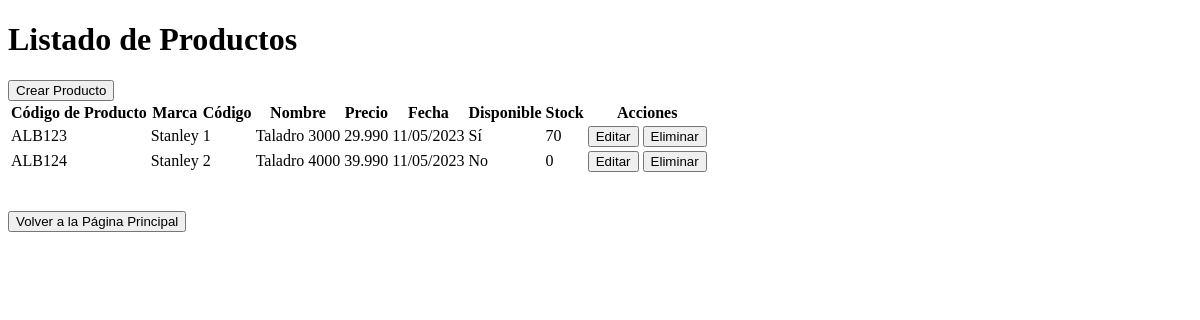
/listar_productos/, run on an earlier commit of the app's database.
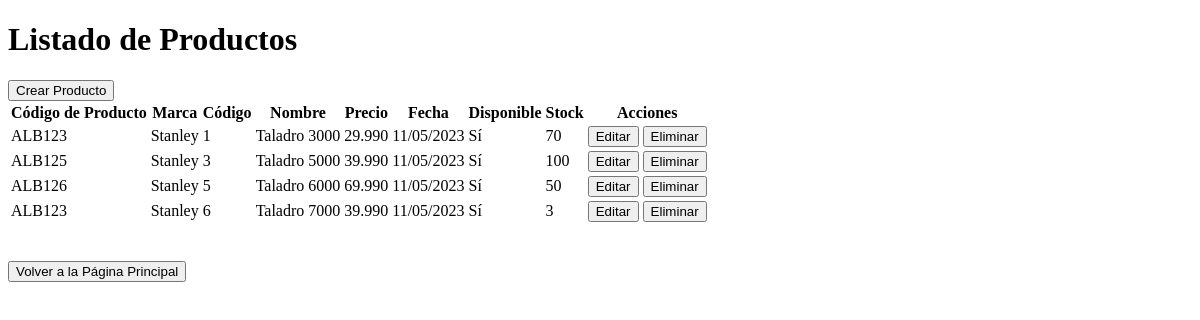
And on a later commit of the database.
### api/models.py (models this page shows)
class Producto (models.Model):
    codigoProducto = models.CharField(max_length=100)
    marca = models.CharField(max_length=20)
    codigo = models.CharField(max_length=10)
    nombre = models.CharField(max_length=100)
    precio = models.CharField(max_length=10)
    fecha = models.CharField(max_length=10)
    disponible = models.BooleanField(default=False)
    stock = models.IntegerField(default=0)

### api/views.py (the view)
# urls.py: path('listar_productos/', views.listar_productos, name='listar_productos'),
def listar_productos(request):
    productos = Producto.objects.all()
    return render(request, 'listar_productos.html', {'productos': productos})

### api/templates/listar_productos.html (shortened to what this page needs)
<!DOCTYPE html>
<html lang="en">
<head>
</head>
<body>
    <h1>Listado de Productos</h1>
    <a href="{% url 'crear_producto' %}"><button>Crear Producto</button></a>
    <table>
        <thead>
            <tr>
                <th>Código de Producto</th>
                <th>Marca</th>
                <th>Código</th>
                <th>Nombre</th>
                <th>Precio</th>
                <th>Fecha</th>
                <th>Disponible</th>
                <th>Stock</th>
                <th>Acciones</th>
            </tr>
        </thead>
        <tbody>
            {% for producto in productos %}
            <tr>
                <td>{{ producto.codigoProducto }}</td>
                <td>{{ producto.marca }}</td>
                <td>{{ producto.codigo }}</td>
                <td>{{ producto.nombre }}</td>
                <td>{{ producto.precio }}</td>
                <td>{{ producto.fecha }}</td>
                <td>{% if producto.disponible %}Sí{% else %}No{% endif %}</td>
                <td>{{ producto.stock }}</td>
                <td>
                    <a href="{% url 'editar_producto' producto.pk %}"><button>Editar</button></a>
                    <a href="{% url 'eliminar_producto' producto.pk %}"><button>Eliminar</button></a>
                </td>
            </tr>
            {% endfor %}
        </tbody>
    </table>
</body>
<br>
<br>
<a href="{% url 'index' %}"><button>Volver a la Página Principal</button></a>
</html>

What changed in the data, as far as the page shows it:
removed Producto: codigoProducto "ALB124", marca "Stanley", codigo "2", nombre "Taladro 4000", precio "39.990", fecha "11/05/2023", disponible "No", stock "0"
added Producto: codigoProducto "ALB125", marca "Stanley", codigo "3", nombre "Taladro 5000", precio "39.990", fecha "11/05/2023", disponible "Sí", stock "100"
added Producto: codigoProducto "ALB126", marca "Stanley", codigo "5", nombre "Taladro 6000", precio "69.990", fecha "11/05/2023", disponible "Sí", stock "50"
added Producto: codigoProducto "ALB123", marca "Stanley", codigo "6", nombre "Taladro 7000", precio "39.990", fecha "11/05/2023", disponible "Sí", stock "3"
